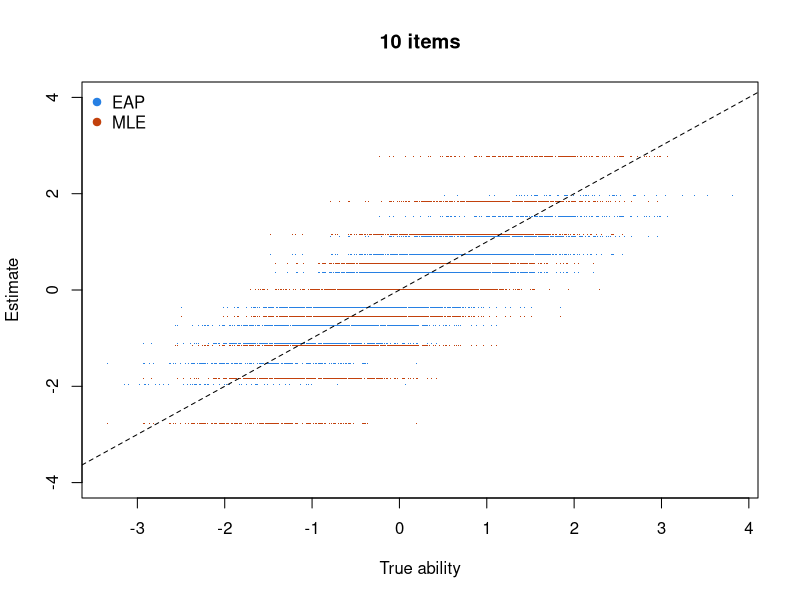

Generate this figure with R:
# Four ways to estimate a respondent's ability from Rasch responses, with the item
# difficulties treated as known: maximum likelihood (MLE), weighted likelihood (WLE),
# the posterior mode (MAP) and the posterior mean (EAP), the last two with a
# normal(0, 1) prior. Compare each with the true abilities: bias and root mean squared
# error (RMSE) along the scale, the spread of the estimates, and a group difference.
# Base R only; runs in a second or two. Adapted from ben-domingue/252: ps5/eap_versus_mle.R.
set.seed(37)
np <- 5000                          # respondents
b  <- seq(-2, 2, length.out = 10)   # item difficulties: try 20 or 40 items
g  <- rep(0:1, each = np / 2)       # two groups whose true means differ by 1
th <- rnorm(np, -0.5 + g, sqrt(0.75))   # overall mean 0, SD 1: the prior is right

p    <- plogis(outer(th, b, "-"))
resp <- matrix(rbinom(length(p), 1, p), np, length(b))
r    <- rowSums(resp)
n    <- length(b)

# Under the Rasch model every estimator depends on the responses only through the
# sum score r, so we need one estimate per possible score, 0 to n.
P    <- function(t) plogis(t - b)
info <- function(t) sum(P(t) * (1 - P(t)))
solve <- function(f) uniroot(f, c(-12, 12))$root
mle <- sapply(0:n, function(s) if (s == 0) -Inf else if (s == n) Inf else
  solve(function(t) s - sum(P(t))))                           # score equation
wle <- sapply(0:n, function(s)                                 # Warm's correction
  solve(function(t) s - sum(P(t)) + sum(P(t) * (1 - P(t)) * (1 - 2 * P(t))) / (2 * info(t))))
map <- sapply(0:n, function(s) solve(function(t) s - sum(P(t)) - t))   # prior N(0, 1)
nodes <- seq(-6, 6, length.out = 121)                          # EAP by quadrature
eap <- sapply(0:n, function(s) {
  post <- dnorm(nodes) * sapply(nodes, function(t) exp(s * t) / prod(1 + exp(t - b)))
  sum(nodes * post) / sum(post)
})
est <- data.frame(MLE = mle[r + 1], WLE = wle[r + 1], MAP = map[r + 1], EAP = eap[r + 1])
cat("Respondents with no finite MLE:", sum(!is.finite(est$MLE)), "of", np, "\n")
# A bounded optimizer doesn't say so: for a perfect score it returns the bound.
cat("optimize() on a perfect score:",
    round(optimize(function(t) sum(log(P(t))), c(-10, 10), maximum = TRUE)$maximum, 2), "\n\n")

# Bias and RMSE within bins of true ability (MLE: finite estimates only).
bins <- cut(th, c(-Inf, -2, -1, 0, 1, 2, Inf))
summ <- function(f) sapply(est, function(e) tapply(seq_along(th), bins, function(k) {
  ok <- k[is.finite(e[k])]; round(f(e[ok] - th[ok]), 2) }))
cat("Bias (estimate - truth) by true ability:\n"); print(summ(mean))
cat("\nRMSE by true ability:\n");                  print(summ(function(d) sqrt(mean(d^2))))

# Overall RMSE, the spread of the estimates, and the difference between the two
# groups' mean estimates (true: 1). The MLE column leaves out the respondents it has
# no estimate for; the other three include everyone.
fin <- is.finite(est$MLE)
cat("\nSD of true abilities:", round(sd(th), 2), "\n")
print(round(rbind(
  RMSE = sapply(est, function(e) sqrt(mean((e - th)[is.finite(e)]^2))),
  SD = sapply(est, function(e) sd(e[is.finite(e)])),
  group_difference = sapply(est, function(e) { k <- is.finite(e); mean(e[k & g == 1]) - mean(e[k & g == 0]) })), 2))

plot(th, est$EAP, pch = ".", col = "#2780e3", xlab = "True ability", ylab = "Estimate",
     ylim = c(-4, 4), main = paste(n, "items"))
points(th[fin], est$MLE[fin], pch = ".", col = "#c2410c")
abline(0, 1, lty = 2)
legend("topleft", c("EAP", "MLE"), pch = 19, col = c("#2780e3", "#c2410c"), bty = "n")
